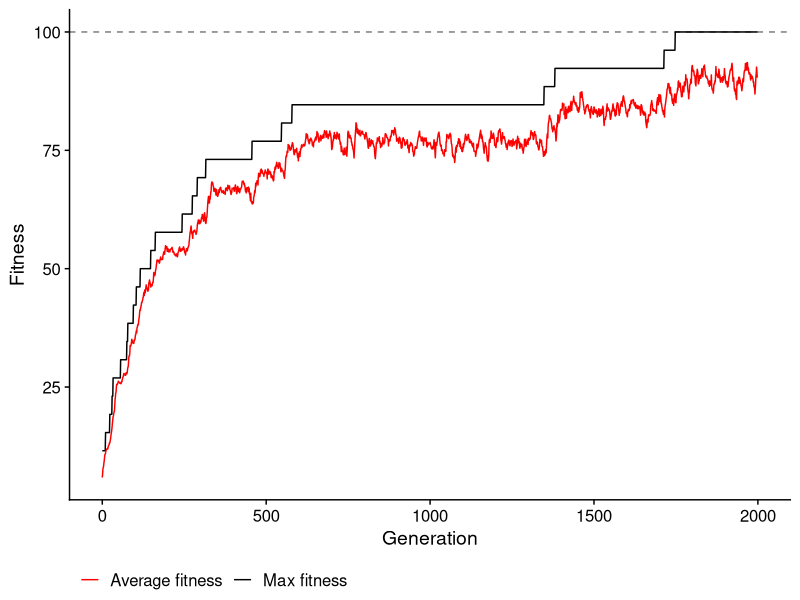
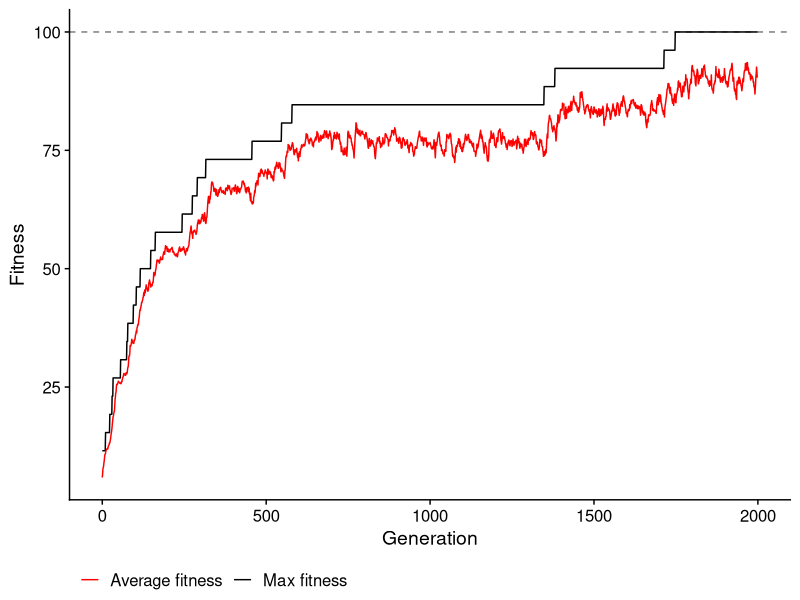

The R script that drew these images, in order:
library(ggplot2)
library(cowplot)

raw_data = read.csv('evo_results.csv')

ggplot(raw_data, aes(x = gen)) + 
  geom_hline(aes(yintercept = 100), linetype = 'dashed', alpha = 0.5) + 
  geom_line(aes(y = max_fitness, color = 'Max fitness')) + 
  geom_line(aes(y = avg_fitness, color = 'Average fitness')) + 
  theme_cowplot() + 
  theme(legend.position = 'bottom') + 
  labs(color = '') + 
  xlab('Generation') + 
  ylab('Fitness') + 
  scale_color_manual(values = c('Max fitness' = '#000000', 'Average fitness' = '#ff0000'))
ggsave('./evo_results.png')
